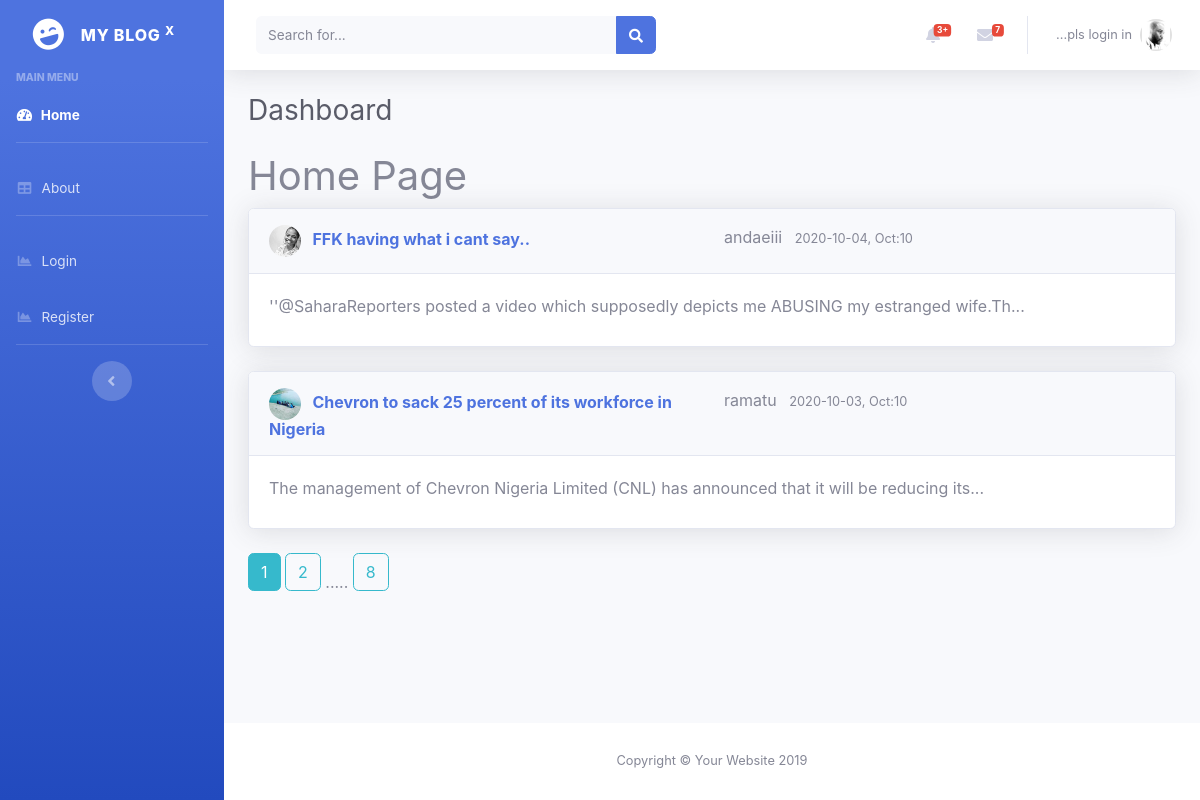
The page /home on the database its author committed.
### flaskblog/models.py (models this page shows, shortened)
class Post(db.Model):
    id              = db.Column(db.Integer, primary_key=True)
    user_id         = db.Column(db.Integer, db.ForeignKey('user.id'), nullable=False)  # (table name . column name)
    title           = db.Column(db.String(120), nullable=False)
    date_posted     = db.Column(db.DateTime,  nullable=False, default=datetime.utcnow)
    content         = db.Column(db.Text(), nullable=False)

class User(db.Model, UserMixin):
    id              = db.Column(db.Integer, primary_key=True)
    username        = db.Column(db.String(20), unique=True, nullable=False)
    email           = db.Column(db.String(30), unique=True, nullable=False)
    password        = db.Column(db.String(60), nullable=False)
    image_file      = db.Column(db.String(20), nullable=False, default='default.jpg')
    posts           = db.relationship('Post', backref='author', lazy=True)             # one-to-many relationship...

### flaskblog/main/routes.py (the view)
@main.route("/")
@main.route("/home")                                                                               # include another route...
def home():
    page = request.args.get('page', 1, type=int)                                                   # page, default page, type=integer...
    posts = Post.query.order_by(Post.date_posted.desc()).paginate(page=page, per_page=2)           # all()  #order by date..
    return render_template('pages/home.html', posts=posts)

### flaskblog/templates/pages/home.html (shortened to what this page needs)
{% extends 'layout.html' %}
{% block body %}
<h1>Home Page</h1>
    {% for post in posts.items%}
    <div class="card shadow mb-4">
        <div class="card-header py-3">
          <div class="row">
              <div class="col-sm-6">
                    <h6 class="m-0 font-weight-bold text-primary">
                      <img class="img-profile rounded-circle" height="32" width="32" src="{{url_for('static', filename='uploads/'+post.author.image_file)}}"> &nbsp;
                      <a href="{{url_for('posts.post', post_id=post.id)}}">{{post.title}}</a>
                    </h6>
              </div>
              <div class="col-sm-5">
                <a class="mr-2 text-muted" href="{{ url_for('users.user_posts', username=post.author.username) }}">{{ post.author.username }}</a>
                <small class="text-muted">{{ post.date_posted.strftime('%Y-%m-%d, %h:%m') }}</small>
              </div>
          </div>
        </div>
        <div class="card-body"> {{post.content[0:90]}}... </div>
        <small class="text-muted" style="font-size:9px;display:block;color:#e6e6e6 !important;padding:4px 10px;">
        </small>
    </div>
    {% endfor%}
    {%  for page_num in posts.iter_pages(left_edge=1, right_edge=1, left_current=1, right_current=2)  %}
      {% if page_num %}
        {% if posts.page == page_num %}
          <a class="btn btn-info mb-4" href="{{url_for('main.home', page=page_num)}}"> {{page_num}}</a>
        {% else %}
          <a class="btn btn-outline-info mb-4" href="{{url_for('main.home', page=page_num)}}"> {{page_num}}</a>
        {% endif %}
      {% else %}
        .....
      {% endif %}
    {%  endfor %}
{% endblock %}

### flaskblog/templates/layout.html (shortened to what this page needs)
  {% include('comps/headobjs.html') %}
          <div class="row">
            <div class="col-lg-12 mb-4">
                  {% block body %}
                  {% endblock %}
            </div>
          </div>
        </div>
      </div>
      {% include('comps/footer.html') %}

### flaskblog/templates/comps/headobjs.html (shortened to what this page needs)
<!DOCTYPE html>
<html lang="en">
<head>
  <link href="{{url_for('static', filename='vendor/fontawesome-free/css/all.min.css')}}" rel="stylesheet" type="text/css">
  <link href="{{url_for('static', filename='css/sb-admin-2.min.css')}}" rel="stylesheet">
</head>
<body id="page-top">
  <div id="wrapper">
    {% include('partials/sidebar.html') %}
    <div id="content-wrapper" class="d-flex flex-column">
      <div id="content">
        {% include('partials/navbar.html') %}
        <div class="container-fluid">
          <div class="d-sm-flex align-items-center justify-content-between mb-4">
            <h1 class="h3 mb-0 text-gray-800">Dashboard</h1>
          </div>

### flaskblog/templates/partials/sidebar.html
    <ul class="navbar-nav bg-gradient-primary sidebar sidebar-dark accordion" id="accordionSidebar">
        <a class="sidebar-brand d-flex align-items-center justify-content-center" href="/">
          <div class="sidebar-brand-icon rotate-n-15">
            <i class="fas fa-laugh-wink"></i>
          </div>
          <div class="sidebar-brand-text mx-3">My Blog <sup>X</sup></div>
        </a>
        <div class="sidebar-heading">
          Main Menu
        </div>
        <li class="nav-item active">
          <a class="nav-link" href="{{url_for('main.home')}}">
            <i class="fas fa-fw fa-tachometer-alt"></i>
            <span>Home </span></a>
        </li>
        <hr class="sidebar-divider">
        <li class="nav-item">
          <a class="nav-link" href="{{url_for('main.about')}}">
            <i class="fas fa-fw fa-table"></i>
            <span>About</span></a>
        </li>
        <hr class="sidebar-divider">
        {% if current_user.is_authenticated %}
        <li class="nav-item">
          <a class="nav-link" href="{{url_for('users.account')}}">
            <i class="fas fa-fw fa-chart-area"></i>
            <span>My Account</span></a>
        </li>
        <li class="nav-item">
          <a class="nav-link" href="{{url_for('posts.new_post')}}">
            <i class="fas fa-fw fa-chart-area"></i>
            <span>New Post</span></a>
        </li>
        <hr class="sidebar-divider">
        <li class="nav-item">
          <a class="nav-link" href="{{url_for('users.logout')}}">
            <i class="fas fa-fw fa-chart-area"></i>
            <span>LogOUT</span></a>
        </li>
        {% else %}
        <li class="nav-item">
          <a class="nav-link" href="{{url_for('users.login')}}">
            <i class="fas fa-fw fa-chart-area"></i>
            <span>Login</span></a>
        </li>
        <li class="nav-item">
          <a class="nav-link" href="{{url_for('users.register')}}">
            <i class="fas fa-fw fa-chart-area"></i>
            <span>Register</span></a>
        </li>
        {% endif %}
        <hr class="sidebar-divider d-none d-md-block">
        <div class="text-center d-none d-md-inline">
          <button class="rounded-circle border-0" id="sidebarToggle"></button>
        </div>
      </ul>

### flaskblog/templates/partials/navbar.html (shortened to what this page needs)
 <nav class="navbar navbar-expand navbar-light bg-white topbar mb-4 static-top shadow">
    <form class="d-none d-sm-inline-block form-inline mr-auto ml-md-3 my-2 my-md-0 mw-100 navbar-search">
      <div class="input-group">
        <input type="text" class="form-control bg-light border-0 small" placeholder="Search for..." aria-label="Search" aria-describedby="basic-addon2">
        <div class="input-group-append">
          <button class="btn btn-primary" type="button">
            <i class="fas fa-search fa-sm"></i>
          </button>
        </div>
      </div>
    </form>
    <ul class="navbar-nav ml-auto">
      <li class="nav-item dropdown no-arrow mx-1">
        <a class="nav-link dropdown-toggle" href="#" id="alertsDropdown" role="button" data-toggle="dropdown" aria-haspopup="true" aria-expanded="false">
          <i class="fas fa-bell fa-fw"></i>
          <span class="badge badge-danger badge-counter">3+</span>
        </a>
      </li>
      <li class="nav-item dropdown no-arrow mx-1">
        <a class="nav-link dropdown-toggle" href="#" id="messagesDropdown" role="button" data-toggle="dropdown" aria-haspopup="true" aria-expanded="false">
          <i class="fas fa-envelope fa-fw"></i>
          <span class="badge badge-danger badge-counter">7</span>
        </a>
      </li>
      <li class="nav-item dropdown no-arrow">
        <a class="nav-link dropdown-toggle" href="#" id="userDropdown" role="button" data-toggle="dropdown" aria-haspopup="true" aria-expanded="false">
          {% if current_user.is_authenticated %}
          <span class="mr-2 d-none d-lg-inline text-gray-600 small">{{ current_user.username }}</span>
          <img class="img-profile rounded-circle" src="{{url_for('static', filename='uploads/' + current_user.image_file)}}">
          {% else %}
          <span class="mr-2 d-none d-lg-inline text-gray-600 small">...pls login in</span>
          <img class="img-profile rounded-circle" src="{{url_for('static', filename='uploads/default.jpg')}}">
          {% endif %}
        </a>
      </li>
    </ul>
  </nav>

### flaskblog/templates/comps/footer.html (shortened to what this page needs)
      <footer class="sticky-footer bg-white">
        <div class="container my-auto">
          <div class="copyright text-center my-auto">
            <span>Copyright &copy; Your Website 2019</span>
          </div>
        </div>
      </footer>
    </div>
  </div>
</body>
</html>

### rows shown on the page
Post: image_file (picture), title "FFK having what i cant say..", author.username "andaeiii", date_posted "2020-10-04, Oct:10", content "''@SaharaReporters posted a video which supposedly depicts me ABUSING my estranged wife.Th"
Post: image_file (picture), title "Chevron to sack 25 percent of its workforce in Nigeria", author.username "ramatu", date_posted "2020-10-03, Oct:10", content "The management of Chevron Nigeria Limited (CNL) has announced that it will be reducing its"

### other values the page prints
{{ page_num }} "1"
{{ page_num }} "2" "8"
